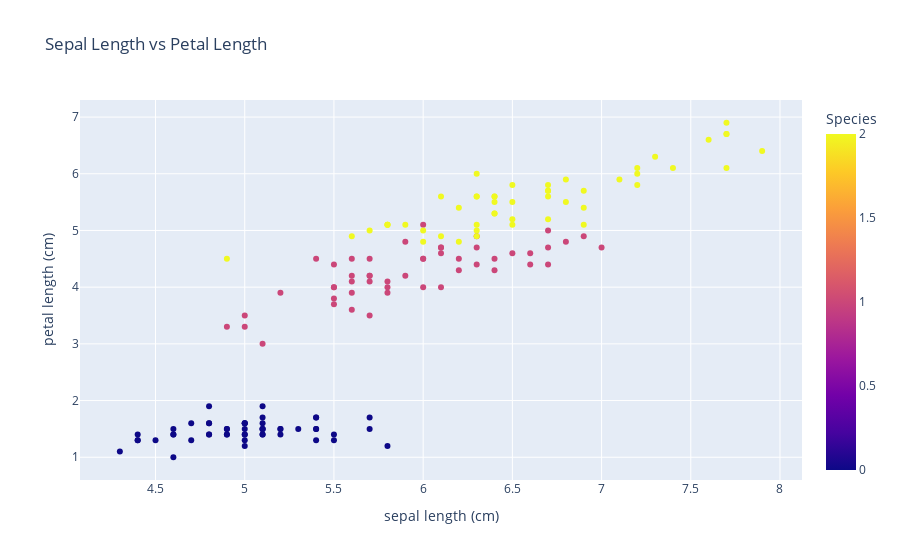

Notebook code cell kept with this figure:
### Code cell
# Plotly
fig = px.scatter(data, x='sepal length (cm)', y='petal length (cm)', color='target',
                 title='Sepal Length vs Petal Length', labels={'target': 'Species'})
fig.show()

### Figure 1 — Plotly figure (JSON) as saved in the notebook; plotly's stock layout.template omitted (floating-point values rounded to 4 significant figures; data arrays with more than 128 entries replaced by an {"elided": "..."} marker saying what was removed)
{"data": [{"hovertemplate": "sepal length (cm)=%{x}<br>petal length (cm)=%{y}<br>Species=%{marker.color}<extra></extra>", "legendgroup": "", "marker": {"color": {"elided": "150 int values"}, "coloraxis": "coloraxis", "symbol": "circle"}, "mode": "markers", "name": "", "orientation": "v", "showlegend": false, "type": "scatter", "x": {"elided": "150 float values"}, "xaxis": "x", "y": {"elided": "150 float values"}, "yaxis": "y"}], "layout": {"coloraxis": {"colorbar": {"title": {"text": "Species"}}, "colorscale": [[0, "#0d0887"], [0.1111, "#46039f"], [0.2222, "#7201a8"], [0.3333, "#9c179e"], [0.4444, "#bd3786"], [0.5556, "#d8576b"], [0.6667, "#ed7953"], [0.7778, "#fb9f3a"], [0.8889, "#fdca26"], [1, "#f0f921"]]}, "legend": {"tracegroupgap": 0}, "title": {"text": "Sepal Length vs Petal Length"}, "xaxis": {"anchor": "y", "domain": [0, 1], "title": {"text": "sepal length (cm)"}}, "yaxis": {"anchor": "x", "domain": [0, 1], "title": {"text": "petal length (cm)"}}}}
